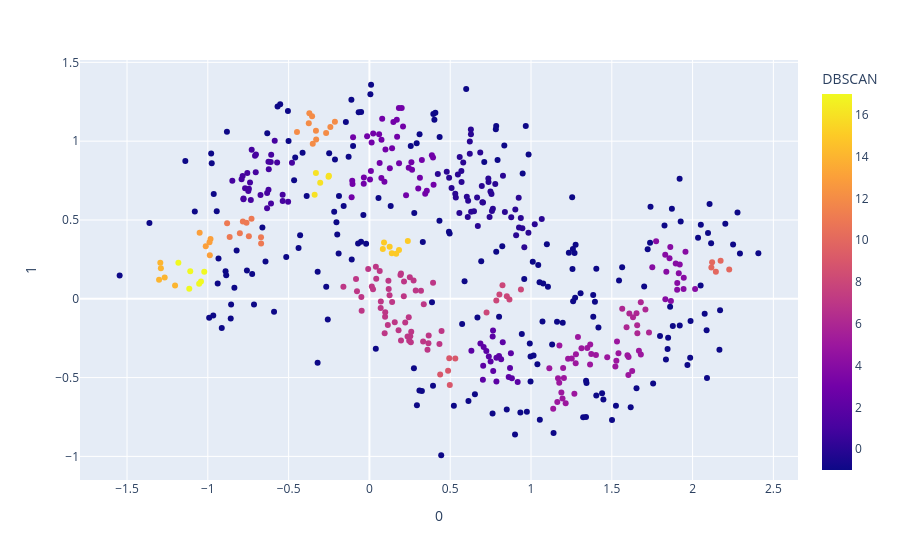

Here is the notebook cell this chart was saved with:
### Markdown cell above
## 🔍 Le résultat DBSCAN : la RÉUSSITE

Cette fois, chaque **croissant** est correctement identifié comme un cluster distinct (avec éventuellement quelques points de bruit en `-1`). DBSCAN a suivi la **densité** des points le long de chaque croissant.

## 📝 Résumé — la leçon centrale du clustering
| | KMeans | DBSCAN |
|---|---|---|
| Nombre de clusters | à fournir | automatique |
| Formes | rondes seulement | quelconques |
| Points isolés | forcés dans un cluster | marqués « bruit » (−1) |
| Sur les moons | ❌ échoue | ✅ réussit |

Aucun n'est « meilleur » dans l'absolu : KMeans est rapide et simple pour des groupes ronds ; DBSCAN gère les formes complexes et le bruit. On choisit selon les données.

### Code cell
px.scatter(results_df, x = 0, y = 1, color="DBSCAN")

### Figure 1 — Plotly figure (JSON) as saved in the notebook; plotly's stock layout.template omitted (floating-point values rounded to 4 significant figures; data arrays with more than 128 entries replaced by an {"elided": "..."} marker saying what was removed)
{"data": [{"hovertemplate": "0=%{x}<br>1=%{y}<br>DBSCAN=%{marker.color}<extra></extra>", "legendgroup": "", "marker": {"color": {"elided": "500 int values"}, "coloraxis": "coloraxis", "symbol": "circle"}, "mode": "markers", "name": "", "orientation": "v", "showlegend": false, "type": "scatter", "x": {"elided": "500 float values"}, "xaxis": "x", "y": {"elided": "500 float values"}, "yaxis": "y"}], "layout": {"autosize": true, "coloraxis": {"colorbar": {"title": {"text": "DBSCAN"}}, "colorscale": [[0, "#0d0887"], [0.1111, "#46039f"], [0.2222, "#7201a8"], [0.3333, "#9c179e"], [0.4444, "#bd3786"], [0.5556, "#d8576b"], [0.6667, "#ed7953"], [0.7778, "#fb9f3a"], [0.8889, "#fdca26"], [1, "#f0f921"]]}, "legend": {"tracegroupgap": 0}, "margin": {"t": 60}, "xaxis": {"anchor": "y", "autorange": true, "domain": [0, 1], "range": [-1.784, 2.645], "title": {"text": "0"}, "type": "linear"}, "yaxis": {"anchor": "x", "autorange": true, "domain": [0, 1], "range": [-1.175, 1.54], "title": {"text": "1"}, "type": "linear"}}}
